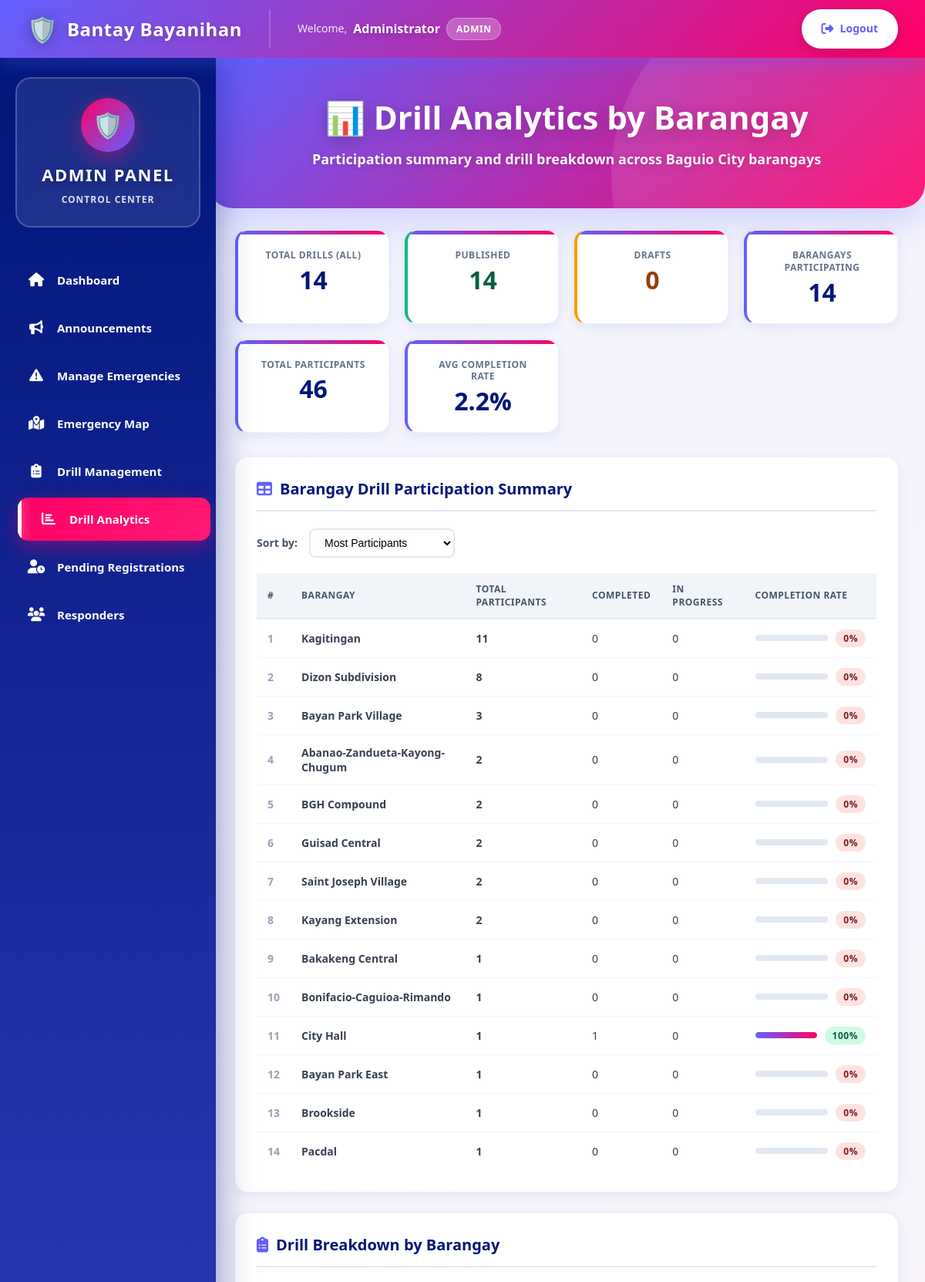
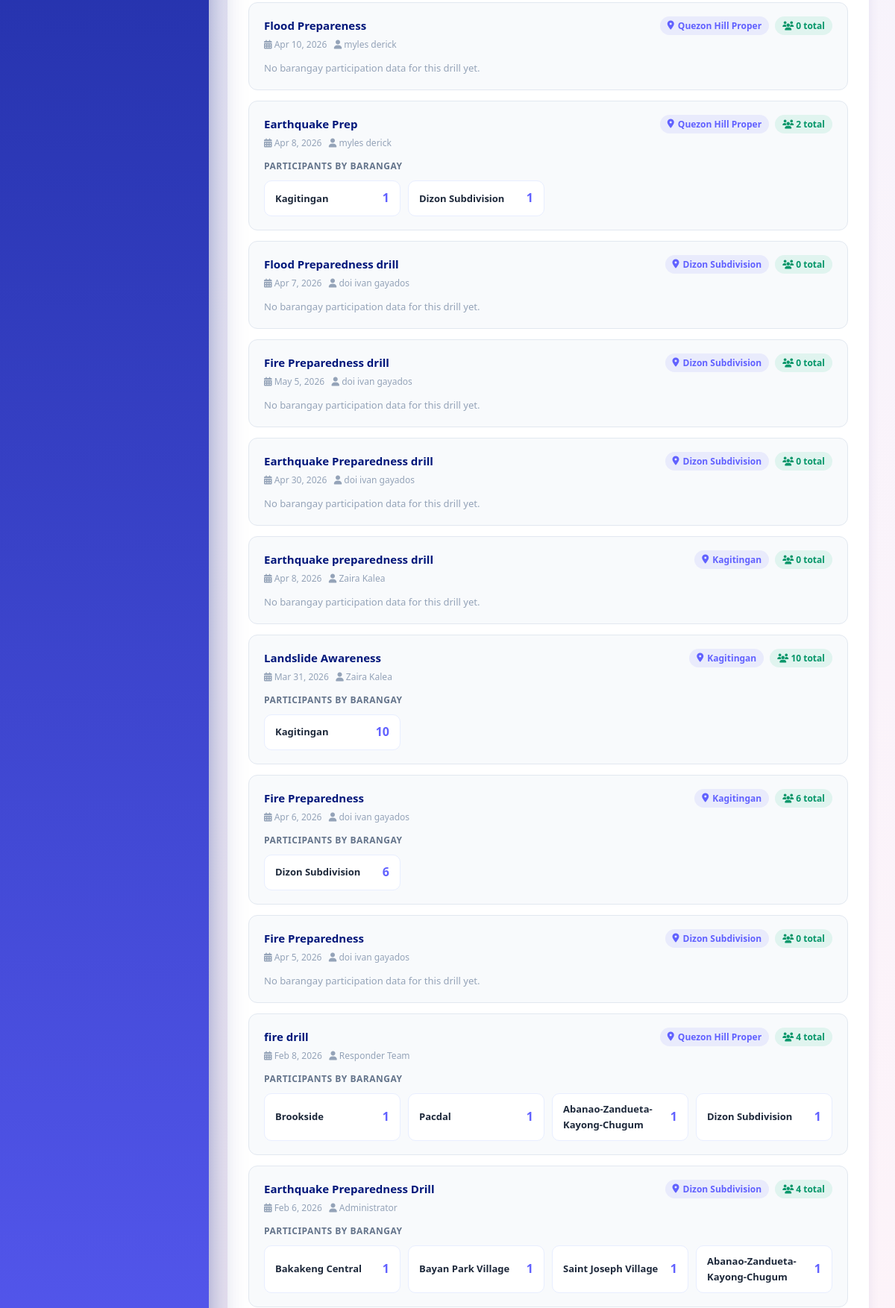
The app's page /admin/drill-analytics.php (signed in, upper part) with its own data (2 pictures, top to bottom).
### tables this page shows
CREATE TABLE `drills` (
  `id` int(11) NOT NULL,
  `title` varchar(150) NOT NULL,
  `description` text DEFAULT NULL,
  `barangay` varchar(255) DEFAULT NULL,
  `instructions` text NOT NULL,
  `duration_minutes` int(11) DEFAULT 30,
  `status` enum('draft','published') DEFAULT 'draft',
  `is_archived` tinyint(1) DEFAULT 0,
  `created_by` int(11) DEFAULT NULL,
  `created_at` timestamp NOT NULL DEFAULT current_timestamp(),
  `drill_date` date DEFAULT NULL,
  `drill_time` time DEFAULT NULL,
  `drill_place` varchar(255) DEFAULT NULL
);

CREATE TABLE `users` (
  `id` int(11) NOT NULL,
  `name` varchar(100) NOT NULL,
  `email` varchar(100) NOT NULL,
  `password` varchar(255) NOT NULL,
  `role` enum('admin','responder','resident') DEFAULT 'resident',
  `contact` varchar(20) DEFAULT NULL,
  `address` text DEFAULT NULL,
  `barangay` varchar(255) DEFAULT NULL,
  `id_photo` varchar(255) DEFAULT NULL,
  `is_approved` tinyint(1) DEFAULT 0,
  `created_at` timestamp NOT NULL DEFAULT current_timestamp()
);

### admin/drill-analytics.php (the view, shortened to what this page needs)
<?php
require '../db_connect.php';
include '../includes/header.php';
$totalDrills      = $pdo->query("SELECT COUNT(*) FROM drills")->fetchColumn();
$publishedDrills  = $pdo->query("SELECT COUNT(*) FROM drills WHERE status='published'")->fetchColumn();
$draftDrills      = $pdo->query("SELECT COUNT(*) FROM drills WHERE status='draft'")->fetchColumn();
$totalParticipants = $pdo->query("
    SELECT COUNT(*) FROM (
        SELECT id FROM drill_participants
        UNION ALL
        SELECT id FROM drill_participations
    ) combined
")->fetchColumn();
$totalBarangays = $pdo->query("
    SELECT COUNT(DISTINCT barangay) FROM (
        SELECT barangay FROM drill_participants WHERE barangay IS NOT NULL AND barangay != ''
        UNION
        SELECT barangay FROM drill_participations WHERE barangay IS NOT NULL AND barangay != ''
    ) combined
")->fetchColumn();
$totalCompleted = $pdo->query("
    SELECT COUNT(*) FROM drill_participations WHERE status = 'completed'
")->fetchColumn();
$avgRate = ($totalParticipants > 0 && $totalDrills > 0)
    ? round(($totalCompleted / $totalParticipants) * 100, 1)
    : 0;
$barangayStats = $pdo->query("
    SELECT barangay,
           SUM(total_participants) AS total_participants,
           SUM(completed) AS completed,
           SUM(in_progress) AS in_progress
    FROM (
        SELECT barangay,
               COUNT(*) AS total_participants,
               0 AS completed,
               0 AS in_progress
        FROM drill_participants
        WHERE barangay IS NOT NULL AND barangay != ''
        GROUP BY barangay
        UNION ALL
        SELECT barangay,
               COUNT(*) AS total_participants,
               SUM(status = 'completed') AS completed,
               SUM(status = 'in_progress') AS in_progress
        FROM drill_participations
        WHERE barangay IS NOT NULL AND barangay != ''
        GROUP BY barangay
    ) AS combined
    GROUP BY barangay
    ORDER BY total_participants DESC
")->fetchAll(PDO::FETCH_ASSOC);
$drills = $pdo->query("
    SELECT d.id, d.title, d.drill_date, d.drill_place, d.barangay, u.name AS creator
    FROM drills d
    LEFT JOIN users u ON d.created_by = u.id
    WHERE d.status = 'published'
    ORDER BY d.created_at DESC
")->fetchAll(PDO::FETCH_ASSOC);
$drillBreakdown = [];
foreach ($drills as $drill) {
    $stmt = $pdo->prepare("
        SELECT
            barangay,
            COUNT(*) AS total_participants
        FROM drill_participants
        WHERE drill_id = ? AND barangay IS NOT NULL AND barangay != ''
        GROUP BY barangay
        ORDER BY total_participants DESC
    ");
    $stmt->execute([$drill['id']]);
    $rows = $stmt->fetchAll(PDO::FETCH_ASSOC);
    $stmt2 = $pdo->prepare("
        SELECT
            dp.barangay AS barangay,
            COUNT(*) AS total,
            SUM(CASE WHEN dp.status='completed' THEN 1 ELSE 0 END) AS completed,
            SUM(CASE WHEN dp.status='in_progress' THEN 1 ELSE 0 END) AS in_progress
        FROM drill_participations dp
        WHERE dp.drill_id = ? AND dp.barangay IS NOT NULL AND dp.barangay != ''
        GROUP BY dp.barangay
    ");
    $stmt2->execute([$drill['id']]);
    $rows2 = $stmt2->fetchAll(PDO::FETCH_ASSOC);
    $drillBreakdown[] = [
        'title'      => $drill['title'],
        'drill_date' => $drill['drill_date'],
        'drill_place'=> $drill['drill_place'],
        'barangay'   => $drill['barangay'] ?: 'All Barangays',
        'creator'    => $drill['creator'],
        'public_participants' => $rows,
        'registered_participants' => $rows2,
        'total_public' => array_sum(array_column($rows, 'total_participants')),
        'total_registered' => array_sum(array_column($rows2, 'total')),
    ];
}
?>
<!DOCTYPE html>
<html lang="en">
<head>
    <link rel="stylesheet" href="https://cdnjs.cloudflare.com/ajax/libs/font-awesome/6.5.0/css/all.min.css">
    <link rel="stylesheet" href="../assets/css/design-system.css">
    <link rel="stylesheet" href="../assets/css/admin.css">
</head>
<body>
<?php include 'sidebar.php'; ?>
<div class="main-content">
    <div class="page-header" style="margin-bottom:28px;">
        <div class="page-header-content">
            <h1>📊 Drill Analytics by Barangay</h1>
            <p>Participation summary and drill breakdown across Baguio City barangays</p>
        </div>
    </div>
    <div class="analytics-grid">
        <div class="stat-card">
            <h3>Total Drills (All)</h3>
            <p class="stat-value"><?= $totalDrills ?></p>
        </div>
        <div class="stat-card published">
            <h3>Published</h3>
            <p class="stat-value"><?= $publishedDrills ?></p>
        </div>
        <div class="stat-card drafts">
            <h3>Drafts</h3>
            <p class="stat-value"><?= $draftDrills ?></p>
        </div>
        <div class="stat-card">
            <h3>Barangays Participating</h3>
            <p class="stat-value"><?= $totalBarangays ?></p>
        </div>
        <div class="stat-card">
            <h3>Total Participants</h3>
            <p class="stat-value"><?= $totalParticipants ?></p>
        </div>
        <div class="stat-card">
            <h3>Avg Completion Rate</h3>
            <p class="stat-value"><?= $avgRate ?>%</p>
        </div>
    </div>
    <div class="analytics-section">
        <h2 class="section-title"><i class="fas fa-table" style="color:#6161ff"></i> Barangay Drill Participation Summary</h2>
        <div class="filter-section">
            <label>Sort by:</label>
            <select id="sort-by" onchange="sortTable()">
                <option value="participants-desc">Most Participants</option>
            </select>
        </div>
        <?php if (empty($barangayStats)): ?>
        <div class="empty-state">
            <i class="fas fa-inbox"></i>
            <p>No participation data yet. Data will appear once residents join drills.</p>
        </div>
        <?php else: ?>
        <div style="overflow-x:auto;">
            <table class="ana-table" id="brgy-table">
                <thead>
                    <tr>
                        <th>#</th>
                        <th>Barangay</th>
                        <th>Total Participants</th>
                        <th>Completed</th>
                        <th>In Progress</th>
                        <th>Completion Rate</th>
                    </tr>
                </thead>
                <tbody id="brgy-tbody">
                <?php
                foreach ($barangayStats as $i => $b):
                    $rate = $b['total_participants'] > 0
                        ? round(($b['completed'] / $b['total_participants']) * 100, 1)
                        : 0;
                    $badgeClass = $rate >= 70 ? 'badge-high' : ($rate >= 40 ? 'badge-medium' : 'badge-low');
                ?>
                <tr data-participants="<?= $b['total_participants'] ?>"
                    data-completed="<?= $b['completed'] ?>"
                    data-name="<?= htmlspecialchars($b['barangay']) ?>">
                    <td style="color:#94a3b8;font-weight:700;"><?= $i + 1 ?></td>
                    <td class="barangay-name"><?= htmlspecialchars($b['barangay']) ?></td>
                    <td><strong><?= $b['total_participants'] ?></strong></td>
                    <td><?= $b['completed'] ?></td>
                    <td><?= $b['in_progress'] ?></td>
                    <td>
                        <div style="display:flex;align-items:center;gap:10px;">
                            <div class="progress-container">
                                <div class="progress-bar" style="width:<?= $rate ?>%"></div>
                            </div>
                            <span class="badge <?= $badgeClass ?>"><?= $rate ?>%</span>
                        </div>
                    </td>
                </tr>
                <?php endforeach; ?>
                </tbody>
            </table>
        </div>
        <?php endif; ?>
    </div>
    <div class="analytics-section">
        <h2 class="section-title"><i class="fas fa-clipboard-list" style="color:#6161ff"></i> Drill Breakdown by Barangay</h2>
        <?php if (empty($drillBreakdown)): ?>
        <div class="empty-state">
            <i class="fas fa-clipboard"></i>
            <p>No published drills found.</p>
        </div>
        <?php else: ?>
        <?php foreach ($drillBreakdown as $d):
            $totalForDrill = $d['total_public'] + $d['total_registered'];
        ?>
        <div class="drill-card">
            <div class="drill-card-header">
                <div>
                    <p class="drill-title"><?= htmlspecialchars($d['title']) ?></p>
                    <p class="drill-meta">
                        <?php if($d['drill_date']): ?>
                            <i class="fas fa-calendar-alt"></i> <?= date('M j, Y', strtotime($d['drill_date'])) ?> &nbsp;
                        <?php endif; ?>
                        <i class="fas fa-user"></i> <?= htmlspecialchars($d['creator']) ?>
                    </p>
                </div>
                <div style="display:flex;gap:8px;align-items:center;flex-wrap:wrap;">
                    <span class="brgy-tag"><i class="fas fa-map-marker-alt"></i> <?= htmlspecialchars($d['barangay']) ?></span>
                    <span style="background:rgba(16,185,129,.1);color:#059669;border-radius:20px;padding:3px 10px;font-size:12px;font-weight:700;">
                        <i class="fas fa-users"></i> <?= $totalForDrill ?> total
                    </span>
                </div>
            </div>
            <?php if (!empty($d['public_participants'])): ?>
            <p style="font-size:12px;font-weight:700;color:#64748b;margin:8px 0 6px;text-transform:uppercase;letter-spacing:.5px;">Participants by Barangay</p>
            <div class="participation-grid">
                <?php foreach ($d['public_participants'] as $p): ?>
                <div class="participation-row">
                    <span class="brgy"><?= htmlspecialchars($p['barangay']) ?></span>
                    <span class="count"><?= $p['total_participants'] ?></span>
                </div>
                <?php endforeach; ?>
            </div>
            <?php else: ?>
            <p style="color:#94a3b8;font-size:13px;margin:8px 0 0;">No barangay participation data for this drill yet.</p>
            <?php endif; ?>
        </div>
        <?php endforeach; ?>
        <?php endif; ?>
    </div>
</div>
</body>
</html>

### assets/css/design-system.css (style rules this page uses)
:root { --pink: #ff0065; --purple: #6161ff; --navy: #00167a; --gradient-primary: linear-gradient(135deg, #6161ff, #ff0065); --gradient-secondary: linear-gradient(135deg, #00167a, #6161ff); --gradient-accent: linear-gradient(135deg, #ff0065, #ff1a75); --white: #ffffff; --gray-50: #f8f9ff; --gray-100: #f0f4ff; --gray-200: #e2e8f0; --gray-300: #cbd5e1; --gray-400: #94a3b8; --gray-500: #64748b; --gray-600: #475569; --gray-700: #334155; --gray-800: #1e293b; --gray-900: #0f172a; --success: #10b981; --warning: #f59e0b; --error: #ef4444; --info: #3b82f6; --shadow-sm: 0 2px 8px rgba(97, 97, 255, 0.08); --shadow-md: 0 8px 25px rgba(97, 97, 255, 0.12); --shadow-lg: 0 15px 50px rgba(0, 22, 122, 0.15); --shadow-xl: 0 25px 80px rgba(0, 22, 122, 0.25); --radius-sm: 8px; --radius-md: 12px; --radius-lg: 16px; --radius-xl: 20px; --radius-2xl: 24px; --radius-full: 50px; --space-xs: 8px; --space-sm: 12px; --space-md: 16px; --space-lg: 24px; --space-xl: 32px; --space-2xl: 48px; }
* { margin: 0; padding: 0; box-sizing: border-box; }
body { font-family: -apple-system, BlinkMacSystemFont, 'Segoe UI', Roboto, 'Helvetica Neue', Arial, sans-serif; background: var(--gray-50); color: var(--gray-700); line-height: 1.6; }
h1, h2, h3, h4, h5, h6 { font-weight: 800; line-height: 1.3; }
.main-content { padding: 40px 35px; }
.page-header { background: var(--gradient-primary); padding: 50px 35px; margin: -40px -35px 40px; border-radius: 0 0 32px 32px; box-shadow: 0 10px 40px rgba(97, 97, 255, 0.25); position: relative; overflow: hidden; }
.page-header::before { content: ''; position: absolute; top: -50%; right: -10%; width: 600px; height: 600px; background: rgba(255, 255, 255, 0.1); border-radius: 50%; animation: float 8s ease-in-out infinite; }
.page-header h1 { color: white; font-size: clamp(28px, 5vw, 42px); font-weight: 900; margin: 0 0 12px 0; text-shadow: 0 4px 20px rgba(0, 0, 0, 0.2); position: relative; z-index: 1; }
.page-header p { color: rgba(255, 255, 255, 0.95); font-size: clamp(14px, 2.5vw, 18px); margin: 0; font-weight: 600; position: relative; z-index: 1; }
.stat-card { background: white; padding: 32px 28px; border-radius: 20px; text-align: center; box-shadow: 0 10px 35px rgba(97, 97, 255, 0.12); border: 3px solid transparent; background-clip: padding-box; position: relative; transition: all 0.4s cubic-bezier(0.4, 0, 0.2, 1); overflow: hidden; }
.stat-card::before { content: ''; position: absolute; top: 0; left: 0; right: 0; height: 5px; background: var(--gradient-primary); }
.stat-card h3 { color: var(--navy); font-size: 16px; margin: 0 0 15px 0; font-weight: 800; text-transform: uppercase; letter-spacing: 1px; }
table { width: 100%; border-collapse: collapse; }
thead { background: var(--gradient-secondary); }
thead th { color: white; padding: 18px 20px; text-align: left; font-weight: 800; font-size: 14px; text-transform: uppercase; letter-spacing: 0.5px; }
tbody tr { border-bottom: 1px solid var(--gray-100); transition: all 0.2s ease; }
tbody td { padding: 16px 20px; color: var(--gray-700); font-size: 14px; }
tbody tr:last-child { border-bottom: none; }
.badge { display: inline-block; padding: 6px 14px; border-radius: 50px; font-size: 12px; font-weight: 800; text-transform: uppercase; letter-spacing: 0.5px; }
@media (min-width: 992px) { .main-content { margin-left: 280px; } }

### includes/header.php (style rules this page uses)
:root { --pink: #ff0065; --purple: #6161ff; --navy: #00167a; --gradient-primary: linear-gradient(135deg, #6161ff, #ff0065); --gradient-secondary: linear-gradient(135deg, #00167a, #6161ff); }

### records on screen
drills: title "Flood Prepareness", drill_date "Apr 10, 2026", created_by.name "myles derick", barangay "Quezon Hill Proper", totalForDrill "0", shows "No barangay participation data for this drill yet."
drills: title "Earthquake Prep", drill_date "Apr 8, 2026", created_by.name "myles derick", barangay "Quezon Hill Proper", totalForDrill "2", barangay "Kagitingan", total_participants "1", barangay "Dizon Subdivision"
drills: title "Flood Preparedness drill", drill_date "Apr 7, 2026", created_by.name "doi ivan gayados", barangay "Dizon Subdivision", totalForDrill "0", shows "No barangay participation data for this drill yet."
drills: title "Fire Preparedness drill", drill_date "May 5, 2026", created_by.name "doi ivan gayados", barangay "Dizon Subdivision", totalForDrill "0", shows "No barangay participation data for this drill yet."
drills: title "Earthquake Preparedness drill", drill_date "Apr 30, 2026", created_by.name "doi ivan gayados", barangay "Dizon Subdivision", totalForDrill "0", shows "No barangay participation data for this drill yet."
drills: title "Earthquake preparedness drill", drill_date "Apr 8, 2026", created_by.name "Zaira Kalea", barangay "Kagitingan", totalForDrill "0", shows "No barangay participation data for this drill yet."
drills: title "Landslide Awareness", drill_date "Mar 31, 2026", created_by.name "Zaira Kalea", barangay "Kagitingan", totalForDrill "10", total_participants "10"
drills: title "Fire Preparedness", drill_date "Apr 6, 2026", created_by.name "doi ivan gayados", barangay "Kagitingan", totalForDrill "6", barangay "Dizon Subdivision", total_participants "6"
drills: title "Fire Preparedness", drill_date "Apr 5, 2026", created_by.name "doi ivan gayados", barangay "Dizon Subdivision", totalForDrill "0", shows "No barangay participation data for this drill yet."
drills: title "fire drill", drill_date "Feb 8, 2026", created_by.name "Responder Team", barangay "Quezon Hill Proper", totalForDrill "4", barangay "Brookside", total_participants "1", barangay "Pacdal", barangay "Abanao-Zandueta-Kayong-Chugum", barangay "Dizon Subdivision"
drills: title "Earthquake Preparedness Drill", drill_date "Feb 6, 2026", created_by.name "Administrator", barangay "Dizon Subdivision", id "4", barangay "Bakakeng Central", total_participants "1", barangay "Bayan Park Village", barangay "Saint Joseph Village", barangay "Abanao-Zandueta-Kayong-Chugum"

### other values on screen
$_SESSION['name'] "Administrator"
$_SESSION['role'] "ADMIN"
$totalDrills "14"
$publishedDrills "14"
$draftDrills "0"
$totalBarangays "14"
$totalParticipants "46"
$avgRate "2.2"
$b['barangay'] "Kagitingan"
$b['total_participants'] "11"
$b['completed'] "0"
$b['in_progress'] "0"
$rate "0"
$b['barangay'] "Dizon Subdivision"
$b['total_participants'] "8"
